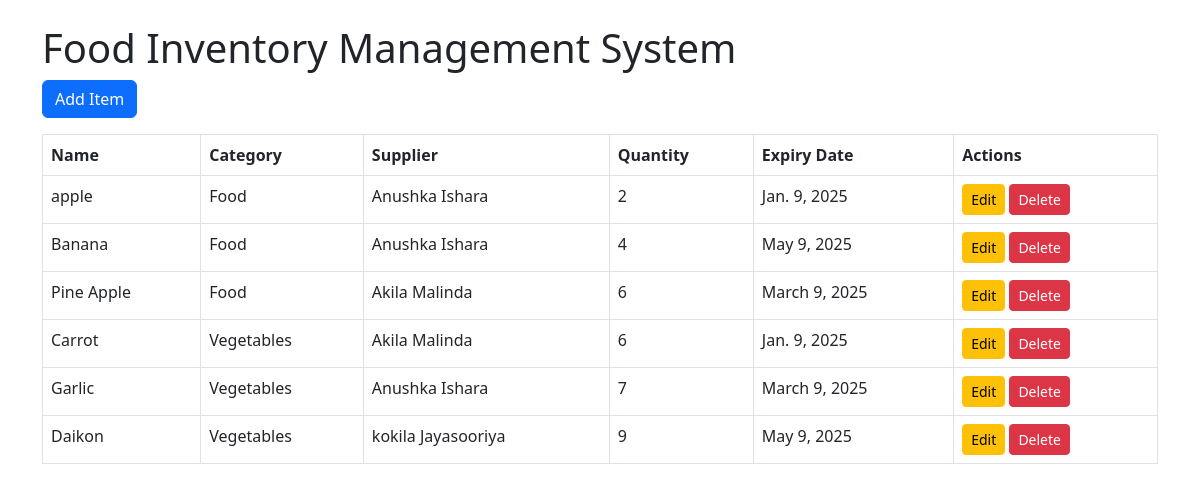
The page / on the database its author committed.
### inventory/models.py (models this page shows, shortened)
class Item(models.Model):
    name = models.CharField(max_length=100)
    category = models.ForeignKey(Category, on_delete=models.CASCADE)
    supplier = models.ForeignKey(Supplier, on_delete=models.SET_NULL, null=True, blank=True)
    quantity = models.PositiveIntegerField(default=0)
    expiry_date = models.DateField(null=True, blank=True)

class Category(models.Model):
    name = models.CharField(max_length=100)
    def __str__(self):
        return self.name

class Supplier(models.Model):
    name = models.CharField(max_length=100)
    contact = models.CharField(max_length=50)
    email = models.EmailField()
    def __str__(self):
        return self.name

### inventory/views.py (the view)
# urls.py: path('', views.dashboard, name='dashboard'),
def dashboard(request):
    items = Item.objects.all()
    return render(request, 'inventory/dashboard.html', {'items': items})

### inventory/templates/inventory/dashboard.html (shortened to what this page needs)
<!DOCTYPE html>
<html>
<head>
    <link rel="stylesheet" href="https://cdn.jsdelivr.net/npm/bootstrap@5.3.0/dist/css/bootstrap.min.css">
</head>
<body>
<div class="container mt-4">
    <h1>Food Inventory Management System</h1>
    <a href="{% url 'add_item' %}" class="btn btn-primary">Add Item</a>
    <table class="table table-bordered mt-3">
        <thead>
            <tr>
                <th>Name</th>
                <th>Category</th>
                <th>Supplier</th>
                <th>Quantity</th>
                <th>Expiry Date</th>
                <th>Actions</th>
            </tr>
        </thead>
        <tbody>
        {% for item in items %}
            <tr>
                <td>{{ item.name }}</td>
                <td>{{ item.category }}</td>
                <td>{{ item.supplier }}</td>
                <td>{{ item.quantity }}</td>
                <td>{{ item.expiry_date }}</td>
                <td>
                    <a href="{% url 'edit_item' item.id %}" class="btn btn-sm btn-warning">Edit</a>
                    <a href="{% url 'delete_item' item.id %}" class="btn btn-sm btn-danger">Delete</a>
                </td>
            </tr>
        {% endfor %}
        </tbody>
    </table>
</div>
</body>
</html>

### rows shown on the page
Item: name "apple", category "Food", supplier "Anushka Ishara", quantity "2", expiry_date "Jan. 9, 2025"
Item: name "Banana", category "Food", supplier "Anushka Ishara", quantity "4", expiry_date "May 9, 2025"
Item: name "Pine Apple", category "Food", supplier "Akila Malinda", quantity "6", expiry_date "March 9, 2025"
Item: name "Carrot", category "Vegetables", supplier "Akila Malinda", quantity "6", expiry_date "Jan. 9, 2025"
Item: name "Garlic", category "Vegetables", supplier "Anushka Ishara", quantity "7", expiry_date "March 9, 2025"
Item: name "Daikon", category "Vegetables", supplier "kokila Jayasooriya", quantity "9", expiry_date "May 9, 2025"
